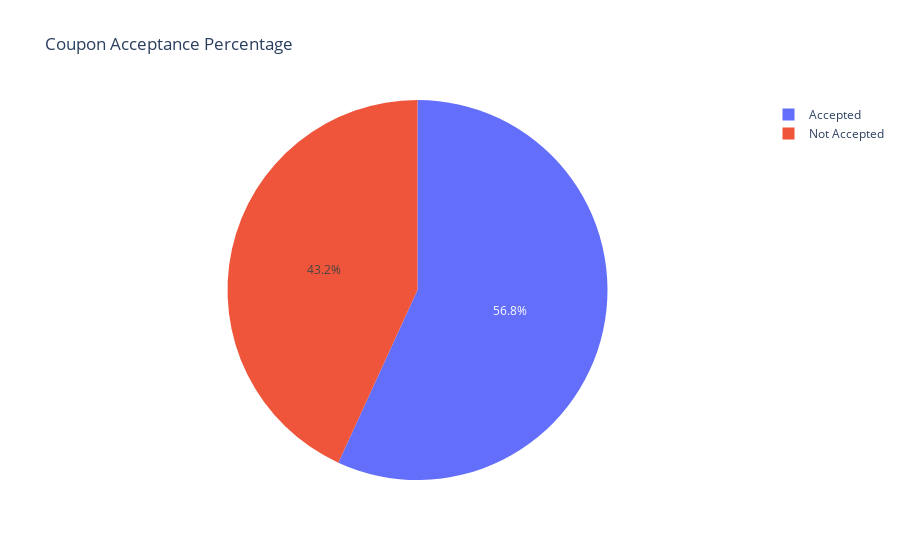

Notebook source saved alongside this figure:
### Code cell
fig = px.pie(data['Y'],names=data['Y'].map({0:'Not Accepted',1:'Accepted'}),title='Coupon Acceptance Percentage')
fig.show()

### Figure 1 — Plotly figure (JSON) as saved in the notebook; plotly's stock layout.template omitted (floating-point values rounded to 4 significant figures; data arrays with more than 128 entries replaced by an {"elided": "..."} marker saying what was removed)
{"data": [{"domain": {"x": [0, 1], "y": [0, 1]}, "hovertemplate": "label=%{label}<extra></extra>", "labels": {"elided": "12684 str values"}, "legendgroup": "", "name": "", "showlegend": true, "type": "pie"}], "layout": {"legend": {"tracegroupgap": 0}, "title": {"text": "Coupon Acceptance Percentage"}}}
